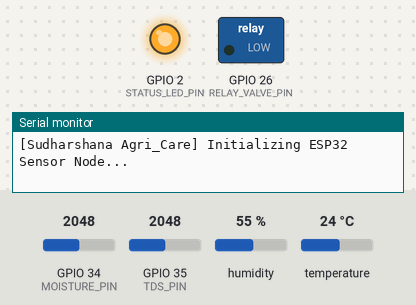
A sketch run on a simulated ESP32. Parts: switched loads named in the sketch (green lamp = pin HIGH), output pins drawn as LEDs (lit = HIGH), the last lines printed to the serial monitor. The inputs (shaded band) are chosen by the test bench; at power-on: GPIO 34 (MOISTURE_PIN) = 2048, GPIO 35 (TDS_PIN) = 2048, humidity 55 %, temperature 24 °C. WiFi joins after 1.5 s; servers stay silent unless stated; uploads are accepted with an empty reply.

Above: at 3.8 s.
3.9 s: GPIO 34 (MOISTURE_PIN) set to 2548
11.6 s: GPIO 34 (MOISTURE_PIN) set to 2617
At 15.8 s:
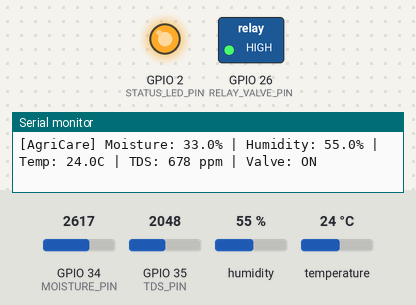
16.6 s: GPIO 34 (MOISTURE_PIN) set to 2107
21.3 s: GPIO 34 (MOISTURE_PIN) set to 2014
At 25.8 s:
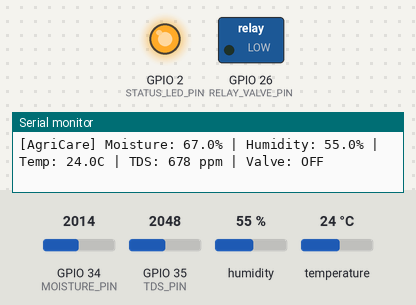
26.6 s: GPIO 34 (MOISTURE_PIN) set to 2866
At 30.8 s:
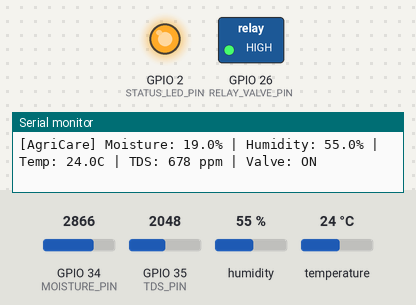
Timing chart, 0 to 32.3 s (numbered marks = the images above; inputs shaded):
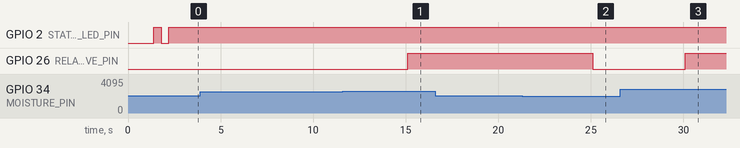

Measured:
- the behaviour switches between 2587 and 2588 on GPIO 34 (MOISTURE_PIN) (found by bisection; images 0 and 1)
- the behaviour switches between 2063 and 2062 on GPIO 34 (MOISTURE_PIN) (found by bisection; images 1 and 2)
- after the input at 11.6 s, GPIO 26 (RELAY_VALVE_PIN): LOW → HIGH after 3.5 s
- after the input at 21.3 s, GPIO 26 (RELAY_VALVE_PIN): HIGH → LOW after 3.8 s
- after the input at 26.6 s, GPIO 26 (RELAY_VALVE_PIN): LOW → HIGH after 3.5 s

The sketch:

esp32_firmware.ino
```cpp
/*
 * =========================================================================================
 * Sudharshana Agri_Care Model — ESP32 Real-Time Agricultural Field Sensor Firmware
 * =========================================================================================
 *
 * Hardware Architecture:
 * - ESP32 WROOM-32D Development Board (2.4GHz Wi-Fi + Bluetooth BLE)
 * - Capacitive Soil Moisture Sensor v1.2 (Analog ADC GPIO 34)
 * - DHT22 / DHT11 Ambient Temperature & Relative Humidity Sensor (GPIO 4)
 * - Gravity Analog TDS Sensor Probe (Solid Dissolves in Water) (Analog ADC GPIO 35)
 * - 5V Active Relay Module for Automated Solenoid Irrigation Drip Valve (GPIO 26)
 * - Onboard Status LED Indicator (GPIO 2)
 * =========================================================================================
 */

#include <WiFi.h>
#include <HTTPClient.h>
#include <ArduinoJson.h>
#include "DHT.h"

const char* WIFI_SSID     = "YOUR_WIFI_SSID";
const char* WIFI_PASSWORD = "YOUR_WIFI_PASSWORD";
const char* SERVER_INGEST_URL = "http://192.168.1.6:5173/api/telemetry";
const char* DEVICE_ID = "ESP32-AGRI-CARE-NODE-01";
const unsigned long TELEMETRY_INTERVAL_MS = 5000;

#define DHTPIN 4
#define DHTTYPE DHT22
#define MOISTURE_PIN 34
#define TDS_PIN 35
#define RELAY_VALVE_PIN 26
#define STATUS_LED_PIN 2

const int MOISTURE_AIR_RAW   = 3200;
const int MOISTURE_WATER_RAW = 1450;
#define VREF 3.3
#define TDS_CALIBRATION_FACTOR 0.5

DHT dht(DHTPIN, DHTTYPE);
unsigned long lastTelemetryTime = 0;
bool isValveOpen = false;

void setup() {
  Serial.begin(115200);
  delay(1000);
  Serial.println("\n[Sudharshana Agri_Care] Initializing ESP32 Sensor Node...");

  pinMode(MOISTURE_PIN, INPUT);
  pinMode(TDS_PIN, INPUT);
  pinMode(RELAY_VALVE_PIN, OUTPUT);
  pinMode(STATUS_LED_PIN, OUTPUT);
  digitalWrite(RELAY_VALVE_PIN, LOW);
  digitalWrite(STATUS_LED_PIN, LOW);

  dht.begin();
  connectWiFi();
}

void loop() {
  if (WiFi.status() != WL_CONNECTED) {
    digitalWrite(STATUS_LED_PIN, LOW);
    connectWiFi();
  }

  if (millis() - lastTelemetryTime >= TELEMETRY_INTERVAL_MS) {
    lastTelemetryTime = millis();

    // 1. Soil Moisture (%)
    long sumM = 0;
    for (int i = 0; i < 10; i++) { sumM += analogRead(MOISTURE_PIN); delay(5); }
    float soilMoisturePct = constrain(map(sumM / 10, MOISTURE_AIR_RAW, MOISTURE_WATER_RAW, 0, 100), 0.0, 100.0);

    // 2. Temp and Humidity
    float tempC = dht.readTemperature();
    float humidityRH = dht.readHumidity();
    if (isnan(tempC) || isnan(humidityRH)) { tempC = 28.2; humidityRH = 70.5; }

    // 3. TDS (Solid Dissolves in Water)
    long sumT = 0;
    for (int i = 0; i < 10; i++) { sumT += analogRead(TDS_PIN); delay(5); }
    float voltage = ((sumT / 10) / 4095.0) * VREF;
    float compV = voltage / (1.0 + 0.02 * (tempC - 25.0));
    float tdsPpm = max(0.0f, (133.42 * compV * compV * compV - 255.86 * compV * compV + 857.39 * compV) * TDS_CALIBRATION_FACTOR);

    // 4. Closed Loop Irrigation Threshold
    if (soilMoisturePct < 35.0 && !isValveOpen) {
      isValveOpen = true;
      digitalWrite(RELAY_VALVE_PIN, HIGH);
    } else if (soilMoisturePct >= 65.0 && isValveOpen) {
      isValveOpen = false;
      digitalWrite(RELAY_VALVE_PIN, LOW);
    }

    Serial.printf("[AgriCare] Moisture: %.1f%% | Humidity: %.1f%% | Temp: %.1fC | TDS: %.0f ppm | Valve: %s\n",
                  soilMoisturePct, humidityRH, tempC, tdsPpm, isValveOpen ? "ON" : "OFF");

    // 5. Transmit JSON to App
    if (WiFi.status() == WL_CONNECTED) {
      HTTPClient http;
      http.begin(SERVER_INGEST_URL);
      http.addHeader("Content-Type", "application/json");

      StaticJsonDocument<256> doc;
      doc["device_id"]   = DEVICE_ID;
      doc["moisture"]    = soilMoisturePct;
      doc["humidity"]    = humidityRH;
      doc["temperature"] = tempC;
      doc["tds"]         = tdsPpm;
      doc["valve_open"]  = isValveOpen;

      String requestBody;
      serializeJson(doc, requestBody);
      http.POST(requestBody);
      http.end();
    }
  }
}

void connectWiFi() {
  WiFi.begin(WIFI_SSID, WIFI_PASSWORD);
  int attempts = 0;
  while (WiFi.status() != WL_CONNECTED && attempts < 25) {
    delay(400);
    digitalWrite(STATUS_LED_PIN, !digitalRead(STATUS_LED_PIN));
    attempts++;
  }
  if (WiFi.status() == WL_CONNECTED) {
    digitalWrite(STATUS_LED_PIN, HIGH);
  }
}
```
